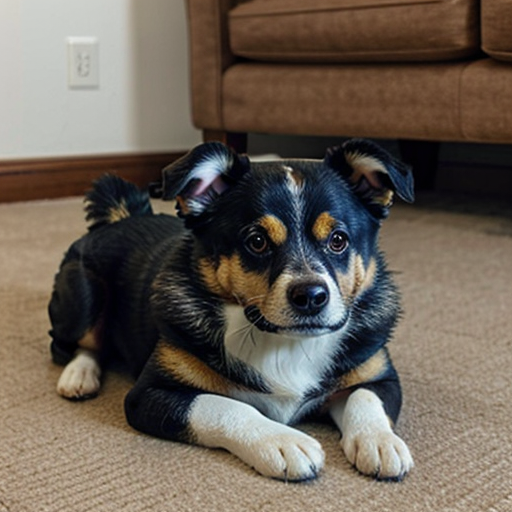
#> input picture animals/dog/00542-3846168704.png, 512 x 512 px, given as the content of the folder animals/cat, which was not available
$ python main.py
#> lines starting #> are read from the running program, lines starting #| are printed output that depends on the picture; long printed decimals are rounded; pictures that were not available may be replaced by others from this repository, and a replacement may not be noted
### chargement_dataset_image.py
import os
from PIL import Image
import numpy as np

def charger_dataset(dossier_chat, dossier_chien, taille_image=(64, 64)):
    """
    Charge les images, les redimensionne, les normalise et crée les labels
    """
#> called with dossier_chat = 'animals/cat', dossier_chien = 'animals/dog', taille_image = (64, 64)
    data = []
    labels = []

    # Chargement chat (Y=1)
    for fichier in os.listdir(dossier_chat) :
        chemin = os.path.join(dossier_chat, fichier)

        # Redimensionner
        img = Image.open(chemin).resize(taille_image)
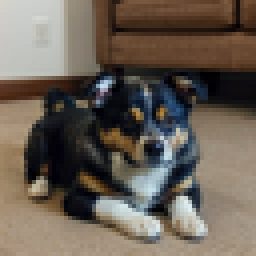
#> img: PIL image 64x64 RGB (shown 4 times larger); mean R, G, B 105.8, 95.9, 85.5
        # Convertir en tableau numpy
        img_array = np.array(img)
        # Aplatir : De (64,64,3) vers (12288,)
        img_flatten = img_array.reshape(-1)
#> img_flatten = 12288 values, max 239 at index 10127, min 0 at index 3352, mean 95.74

        data.append(img_flatten)
        labels.append(1)


    # Chargement chien (Y=0)
    for fichier in os.listdir(dossier_chien):
        chemin = os.path.join(dossier_chien, fichier)

        img = Image.open(chemin).resize(taille_image)
        img_array = np.array(img)
        img_flatten = img_array.reshape(-1)

        data.append(img_flatten)
        labels.append(0)


    # Pour l'instant data est une liste de taille (m, n_x) - m = nb d'exemples, n_x = nb de caractéristiques (12288 pour 64x64x3)
    # Le réseau attend (n_x, m), donc on transpose
    X = np.array(data).T
#> X = 12288 pairs, first value 0 to 239, second value 0 to 239
    Y = np.array(labels).reshape(1, -1)

    # On met les valeurs entre 0 et 1
    X = X / 255.0
#> X = 12288 pairs, first value 0 to 0.937, second value 0 to 0.937

    # On mélange les colonnes de X et Y ensemble
    m = X.shape[1]
#> m = 2
    permutation = list(np.random.permutation(m))
#> permutation = [1, 0]
    X = X[:, permutation]
    Y = Y[:, permutation]
#> Y = [[0, 1]]

    print(f"Terminé ! Taille de X : {X.shape}, Taille de Y : {Y.shape}")
#| Terminé ! Taille de X : (12288, 2), Taille de Y : (1, 2)
    return X, Y

### squelette.py
import numpy as np
import matplotlib.pyplot as plt
from fonction_activation import sigmoid, relu

def initialisation_classique(nb_x, nb_h, nb_y) :
    """
    Argument :
    nb_x -- taille de la couche d'entrée
    nb_h -- taille de la couche cachée
    nb_y -- taille de la couche de sortie

    Returns :
    parametres -- dictionnaire comportants les paramètres W1, b1, W2, b2
    """

    np.random.seed(1)

    parametres = {}
    parametres["W1"] = np.random.randn(nb_h, nb_x) * 0.01
    parametres["b1"] = np.zeros((nb_h, 1))
    parametres["W2"] = np.random.randn(nb_y, nb_h) * 0.01
    parametres["b2"] = np.zeros((nb_y, 1))

    return parametres

def forward_propagation(A_precedent, W, b, fct_activation) :
    """
    Argument :
    A_precedent -- activations de la couche précédente (ou les entrées du réseau)
    W -- poids de la couche courante
    b -- biais de la couche courante
    fct_activation -- fonction d'activation à utiliser ("sigmoid" ou "relu")

    Returns :
    A -- activations de la couche courante
    cache -- dictionnaire contenant "A_precedent", "W", "b" et "Z" pour la rétropropagation
    """

    Z = np.dot(W, A_precedent) + b

    if fct_activation == "sigmoid" :
        A = sigmoid(Z)
    elif fct_activation == "relu" :
        A = relu(Z)

    cache = {
        "A_precedent": A_precedent,
        "W": W,
        "b": b,
        "Z": Z,
    }

    return A, cache

def fonction_cout(Y_pred, Y) :
    """
    Argument :
    Y_pred -- prédictions du modèle (activations de la couche de sortie)
    Y -- vraies étiquettes

    Returns :
    cout -- valeur de la fonction de coût
    """

    m = Y.shape[1]

    cout = -(1/m) * np.sum(Y * np.log(Y_pred) + (1 - Y) * np.log(1 - Y_pred))

    return cout

def backward(dZ, cache) :
    """
    Argument :
    dZ -- gradient de la fonction de coût par rapport à Z couche l
    cache -- dictionnaire contenant "A_precedent", "W", "b" et "Z" de la couche l

    Returns :
    dA_precedent -- gradient de la fonction de coût par rapport à A_precedent
    dW -- gradient de la fonction de coût par rapport à W
    db -- gradient de la fonction de coût par rapport à b
    """

    A_precedent = cache["A_precedent"]
    W = cache["W"]
    m = A_precedent.shape[1]

    dW = (1/m) * np.dot(dZ, A_precedent.T)
    db = (1/m) * np.sum(dZ, axis=1, keepdims=True)
    dA_precedent = np.dot(W.T, dZ)

    return dA_precedent, dW, db

def backward_propagation(cache1, cache2, Y, A2) :
    """
    Argument :
    cache1 -- dictionnaire contenant "A_precedent", "W", "b" et "Z" de la couche 1
    cache2 -- dictionnaire contenant "A_precedent", "W", "b" et "Z" de la couche 2
    Y -- vraies étiquettes
    A2 -- activations de la couche de sortie

    Returns :
    gradients -- dictionnaire contenant les gradients dA1, dW1, db1, dW2, db2
    """

    m = Y.shape[1]

    dZ2 = A2 - Y
    dA1, dW2, db2 = backward(dZ2, cache2)

    Z1 = cache1["Z"]
    dZ1 = dA1.copy()
    dZ1[Z1 <= 0] = 0
    dA0, dW1, db1 = backward(dZ1, cache1)

    gradients = {
        "dW1": dW1,
        "db1": db1,
        "dW2": dW2,
        "db2": db2,
    }

    return gradients

def maj_parametres(parametres,gradients, learning_rate) :
    """
    Argument :
    parametres -- dico comportant paramètres des deux couches
    gradients --  dico comportant les gradients
    learning_rate -- ..

    returns :
    parametres -- paramètres mis à jour
    """
    parametres["W1"] -= learning_rate * gradients["dW1"]
    parametres["b1"] -= learning_rate * gradients["db1"]
    parametres["W2"] -= learning_rate * gradients["dW2"]
    parametres["b2"] -= learning_rate * gradients["db2"]

    return parametres

### fonction_activation.py
import numpy as np

def sigmoid(X) :
    """
    Argument :
    X -- tableau numpy de n'importe quelle dimension

    Returns :
    Z -- le résultat de l'application de la fonction sigmoïde sur chaque élément de X
    """

    Z = 1 / (1 + np.exp(-X))

    return Z

def relu(X) :
    """
    Argument :
    X -- tableau numpy de n'importe quelle dimension

    Returns :
    Z -- le résultat de l'application de la fonction relu sur chaque élément de X
    """

    Z = np.maximum(0, X)

    return Z

### main.py
from squelette import *
from chargement_dataset_image import *

def test_init_classique():
    nb_x = 3
    nb_h = 4
    nb_y = 2
    params = initialisation_classique(nb_x, nb_h, nb_y)
    print("W1 =", params["W1"])
    print("b1 =", params["b1"])
    print("W2 =", params["W2"])
    print("b2 =", params["b2"])


def main():
    test_init_classique()

def reseau_2(X, Y, dimension_couches, learning_rate, epoch) :
    """
    Argument :
    X -- valeurs d'entrées (input)
    nb_x -- nombre de neurones input layer
    nb_h -- nombre de neurones hidden layer
    nb_y -- nombre de neurones output layer

    Return :
    pred -- valeur de sortie (output)
    """
    nb_x = dimension_couches[0]
    nb_h = dimension_couches[1]
    nb_y = dimension_couches[2]

    parametres = initialisation_classique(nb_x, nb_h, nb_y)

    W1 = parametres["W1"]
    b1 = parametres["b1"]
    W2 = parametres["W2"]
    b2 = parametres["b2"]

    gradients = {}
    couts = []

    for i in range (0, epoch) :

        # Forward prop : Lineaire + ReLu -> Lineaire + Sigmoid
        A1, cache1 = forward_propagation(X, W1, b1, "relu")
        A2, cache2 = forward_propagation(A1, W2, b2, "sigmoid")

        # Calcul du cout
        cout = fonction_cout(A2, Y)

        # Backward prop
        gradients = backward_propagation(cache1, cache2, Y, A2)

        # Changement des poids
        parametres = maj_parametres(parametres, gradients, learning_rate)

        W1 = parametres["W1"]
        b1 = parametres["b1"]
        W2 = parametres["W2"]
        b2 = parametres["b2"]

        if i % 100 == 0 or i == epoch - 1 :
            print("Cout après l'epoch {}: {}".format(i, np.squeeze(cout)))
        if i % 100 == 0:
            couts.append(cout)

    return parametres, couts

def test_reseau_image(dossier_chat, dossier_chien, dimension_couches, learning_rate, epoch) :
    X, Y = charger_dataset(dossier_chat, dossier_chien)
#> Y = [[0, 1]]
    parametres_finaux, couts = reseau_2(X, Y, dimension_couches, learning_rate, epoch)
#> the loop in reseau_2, `for i in range (0, epoch) :` made 5000 passes
#> (db2 in backward_propagation, b2) on passes 1 to 3: ([0.00146], [-4.37e-06]), ([0.00145], [-8.71e-06]), ([0.00143], [-1.3e-05])
#| Cout après l'epoch 0: 0.6932
#| Cout après l'epoch 100: 0.6931
#| Cout après l'epoch 200: 0.6931
#| Cout après l'epoch 300: 0.6931
#| Cout après l'epoch 400: 0.6931
#| Cout après l'epoch 500: 0.6931
#| Cout après l'epoch 600: 0.6931
#| Cout après l'epoch 700: 0.6931
#> (further printed lines are left out)
    return parametres_finaux

if __name__ == "__main__":
    # main()
    '''
    # ====================================================================================================
    # ======================================Test 1========================================================
    # ====================================================================================================
    # X : 4 exemples avec 2 caractéristiques
    X = np.array([[0, 0, 1, 1],
                [0, 1, 0, 1]])

    # Y : Le résultat attendu
    Y = np.array([[0, 1, 1, 0]])

    # Dimensions : 2 entrées -> 15 neurones cachés -> 1 sortie
    dimension_couches = [2, 15, 1]

    print("----- Démarrage de l'entraînement -----")
    # On lance ton modèle !
    parametres_finaux, couts = reseau_2(X, Y, dimension_couches, learning_rate=1, epoch=5000)

    # On fait une prédiction finale pour voir si ça marche
    W1 = parametres_finaux["W1"]
    b1 = parametres_finaux["b1"]
    W2 = parametres_finaux["W2"]
    b2 = parametres_finaux["b2"]

    A1, _ = forward_propagation(X, W1, b1, "relu")
    A2_final, _ = forward_propagation(A1, W2, b2, "sigmoid")

    print("\nPrédictions finales du réseau de deux couches :")
    print(A2_final)
    print("Vraies étiquettes (Y) :")
    print(Y)

    # Affichage de la courbe de coût
    plt.plot(couts)
    plt.ylabel('Coût')
    plt.xlabel('Itérations (x100)')
    plt.title("Courbe d'apprentissage")
    plt.show()
    # ====================================================================================================
    # ======================================Test 1========================================================
    # ====================================================================================================
    '''

    # ====================================================================================================
    # ======================================Test 2========================================================
    # ====================================================================================================
    parametres_finaux = test_reseau_image(dossier_chat="animals/cat", dossier_chien="animals/dog", dimension_couches = [12288, 30, 1], learning_rate = 0.003, epoch = 5000)
    print(parametres_finaux)
#> (printed output is left out)

    image_originale = Image.open("images.jpg")
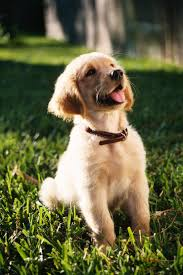
#> input picture images.jpg, 183 x 275 px
#> image_originale is the input picture: PIL image 183x275 RGB; mean R, G, B 101.4, 100.2, 66.3
    image_lisse = image_originale.resize((64, 64))
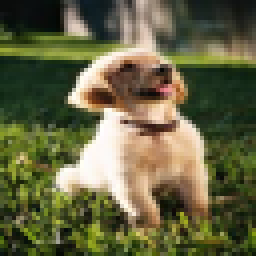
#> image_lisse: PIL image 64x64 RGB (shown 4 times larger); mean R, G, B 101.4, 100.2, 66.4
    image_array = np.array(image_lisse)
    mon_image_X = image_array.reshape((1, 12288)).T
    mon_image_X = mon_image_X / 255.0

    # Prediction
    W1 = parametres_finaux["W1"]
    b1 = parametres_finaux["b1"]
    W2 = parametres_finaux["W2"]
    b2 = parametres_finaux["b2"]

    Z1 = np.dot(W1, mon_image_X) + b1
    A1 = np.maximum(0, Z1)

    Z2 = np.dot(W2, A1) + b2
    A2 = 1 / (1 + np.exp(-Z2))  # Sigmoid

    # Résultat
    probabilite = A2[0][0]

    print("\n--- RÉSULTAT DU TEST ---")
    print(f"Probabilité calculée : {probabilite:.4f}")
#| Probabilité calculée : 0.4970

    if probabilite > 0.5:
        print(f" C'est un chat ! (Confiance : {probabilite*100:.2f}%)")
    else:
        confiance_chien = (1 - probabilite) * 100
        print(f" C'est un chient ! (Confiance : {confiance_chien:.2f}%)")
#|  C'est un chient ! (Confiance : 50.30%)
